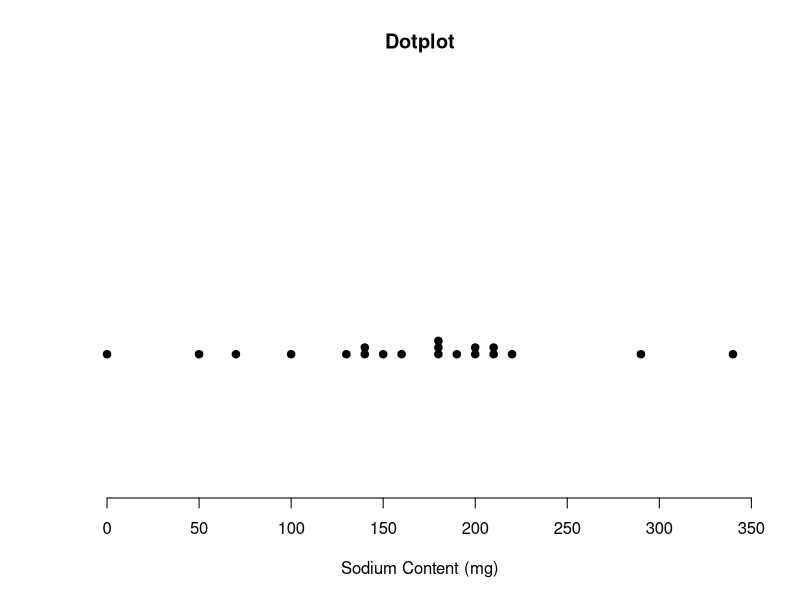
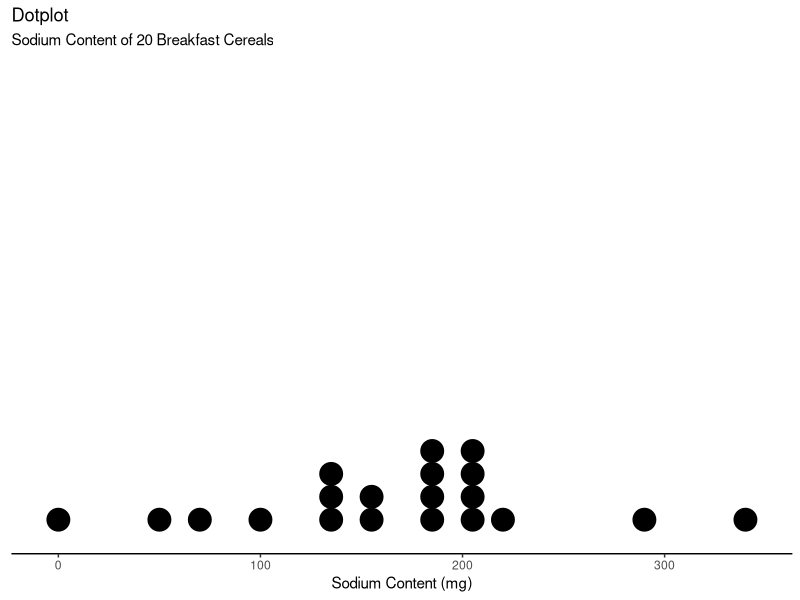

These charts were generated, in order, by the following R code:
###########################################################
## R code to reproduce statistial analysis in the textbook:
## Agresti, Franklin, Klingenberg
## Statistics: The Art & Science of Learning from Data
## 4th Edition, Pearson 2017
## Web: ArtofStat.com
## Copyright: Bernhard Klingenberg
#########################################################

###################
###  Chapter 2  ###
###  Example 4  ###
###################

##############
## Dotplots ##
##############

# Read in Sodium values:
Sodium <- c(0, 340, 70, 140, 200, 180, 210, 150, 100, 130, 140, 180, 190, 160,290, 50, 220, 180, 200, 210)

# Create Dotplot:
stripchart(Sodium, method="stack", pch=19, ylim=c(0,3), frame.plot=FALSE, xlab="Sodium Content (mg)", main="Dotplot")

# You may have to resize the plotting window and then execute the command again for this plot to look nice.
# You may also have to try different values for ylim

# A slightly better dotplot can be obtained with the ggplot2 library.
# To install it, type install.packages(ggplot2)
library(ggplot2)
ggplot(data.frame(Sodium), aes(x=Sodium)) + 
  geom_dotplot() +
  labs(x="Sodium Content (mg)", title="Dotplot", subtitle="Sodium Content of 20 Breakfast Cereals") +
  theme_classic() +
  theme(axis.line.y=element_blank(),
        axis.text.y=element_blank(),
        axis.ticks.y=element_blank(),
        axis.title.y=element_blank()
  )

